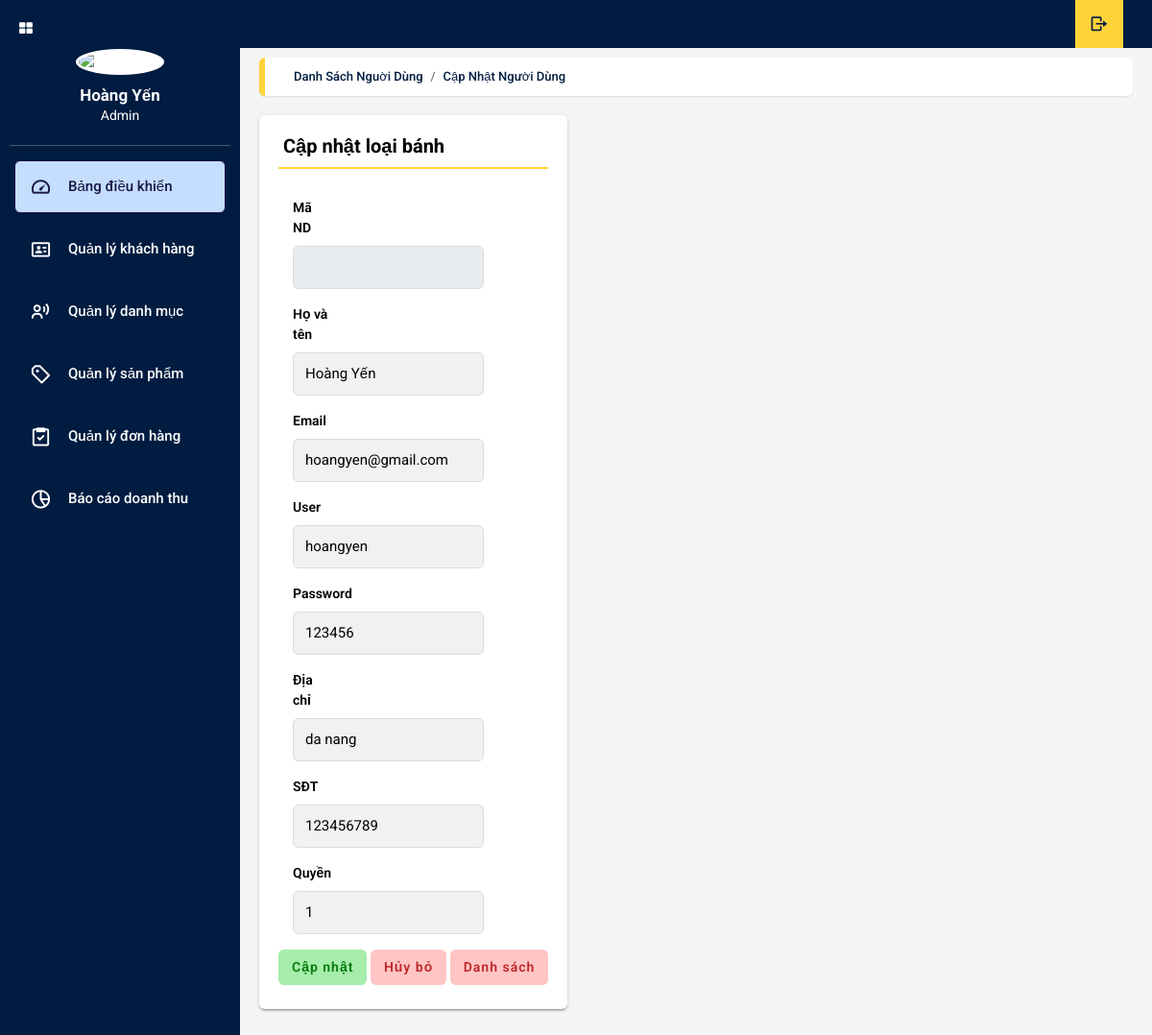
The app's page /WebDY/admin/index.php?act=suand&MaND=12 (signed in) with its own data.
### tables this page shows
CREATE TABLE `nguoidung` (
  `MaND` int(11) NOT NULL,
  `name` varchar(50) NOT NULL,
  `user` varchar(50) NOT NULL,
  `email` varchar(50) NOT NULL,
  `phonenum` varchar(20) DEFAULT NULL,
  `address` varchar(200) DEFAULT NULL,
  `pass` varchar(50) NOT NULL,
  `role_id` tinyint(1) NOT NULL DEFAULT 0
);

### WebDY/admin/model/pdo.php (called while the page is built, shortened)
<?php
function pdo_get_connection(){
    $dburl = "mysql:host=localhost;dbname=dycakehouse;charset=utf8";
    $username = 'root';
    $password = '';
    $conn = new PDO($dburl, $username, $password);
    $conn->setAttribute(PDO::ATTR_ERRMODE, PDO::ERRMODE_EXCEPTION);
    return $conn;
}
function pdo_query_one($sql){
    $sql_args = array_slice(func_get_args(), 1);
    try{
        $conn = pdo_get_connection();
        $stmt = $conn->prepare($sql);
        $stmt->execute($sql_args);
        $row = $stmt->fetch(PDO::FETCH_ASSOC);
        return $row;
    }
    catch(PDOException $e){
        throw $e;
    }
    finally{
        unset($conn);
    }
}

### WebDY/admin/model/nguoidung.php (called while the page is built, shortened)
<?php
    function loadone_user($MaND){
        $sql="select * from nguoidung where MaND=".$MaND;
        $nguoidung=pdo_query_one($sql);
        return $nguoidung;
    }
?>

### WebDY/admin/nguoidung/edit.php (the view, shortened to what this page needs)
<?php
    if(is_array($nguoidung)){
        extract($nguoidung);
    }
?>
<main class="app-content">
    <div class="app-title">
      <ul class="app-breadcrumb breadcrumb">
        <li class="breadcrumb-item"><a href="index.php?act=qlnd">Danh sách nguời dùng</a></li>
        <li class="breadcrumb-item"><a href="index.php?act=suand">Cập nhật người dùng</a></li>
      </ul>
    </div>
    <div class="row">
        <form action="index.php?act=updateuser" method="post">
      <div class="col-md-12">
        <div class="tile">
          <h3 class="tile-title">Cập nhật loại bánh</h3>
          <div class="tile-body">
              <div class="form-group col-md-3">
                <label class="control-label">Mã ND </label>
                <input class="form-control" type="number" name="MaND" placeholder="" disabled>
              </div>
              <div class="form-group col-md-3">
                <label class="control-label">Họ và tên</label>
                <input class="form-control" type="text" name="name" value="<?php if(isset($name)&&($name!="")) echo $name;?>">
              </div>
              <div class="form-group col-md-3">
                <label class="control-label">Email</label>
                <input class="form-control" type="text" name="email" value="<?php if(isset($email)&&($email!="")) echo $email;?>">
              </div>
              <div class="form-group col-md-3">
                <label class="control-label">User</label>
                <input class="form-control" type="text" name="user" value="<?php if(isset($user)&&($user!="")) echo $user;?>">
              </div>
              <div class="form-group col-md-3">
                <label class="control-label">Password</label>
                <input class="form-control" type="text" name="pass" value="<?php if(isset($pass)&&($pass!="")) echo $pass;?>">
              </div>
              <div class="form-group col-md-3">
                <label class="control-label">Địa chỉ</label>
                <input class="form-control" type="text" name="address" value="<?php if(isset($address)&&($address!="")) echo $address;?>">
              </div>
              <div class="form-group col-md-3">
                <label class="control-label">SĐT</label>
                <input class="form-control" type="text" name="phonenum" value="<?php if(isset($phonenum)&&($phonenum!="")) echo $phonenum;?>">
              </div>
              <div class="form-group col-md-3">
                <label class="control-label">Quyền</label>
                <input class="form-control" type="number" name="role_id" value="<?php if(isset($role_id)&&($role_id!="")) echo $role_id;?>">
              </div>
          </div>
            <div class="mb">
                <button class="btn btn-save" type="submit" name="Capnhat" value="Cập nhật">Cập nhật</button>
                <a class="btn btn-cancel" href="index.php?act=qlkh">Hủy bỏ</a>
                <a class="btn btn-cancel" href="index.php?act=qlkh">Danh sách</a>
            </div>
        </div>
    </form>
  </main>

### records on screen
nguoidung: name "Hoàng Yến", email "hoangyen@gmail.com", user "hoangyen", pass "123456", address "da nang", phonenum "123456789", role_id "1"
